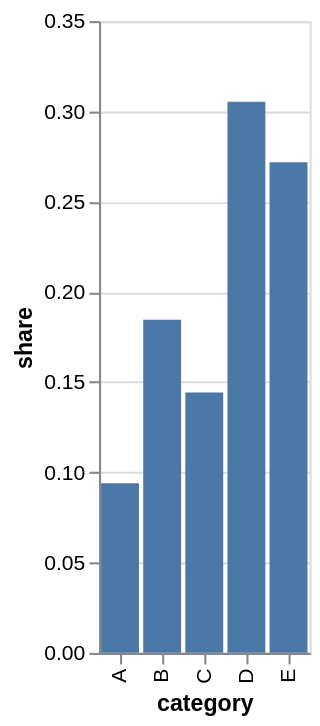

The Vega-Lite source for this figure:
### Vega-Lite specification from a JSON file in a GitHub repository (floating-point values rounded to 4 significant figures)
{"$schema": "https://vega.github.io/schema/vega-lite/v6.json", "data": {"values": [{"category": "A", "value": 28}, {"category": "B", "value": 55}, {"category": "C", "value": 43}, {"category": "D", "value": 91}, {"category": "E", "value": 81}]}, "description": "Share of total via joinaggregate + calculate.", "encoding": {"x": {"field": "category", "type": "nominal"}, "y": {"field": "share", "type": "quantitative"}}, "mark": "bar", "transform": [{"joinaggregate": [{"as": "total", "field": "value", "op": "sum"}]}, {"as": "share", "calculate": "datum.value / datum.total"}], "usermeta": {"eas": {"standin_ratio": 0.0224, "threshold": 0.05}}}
